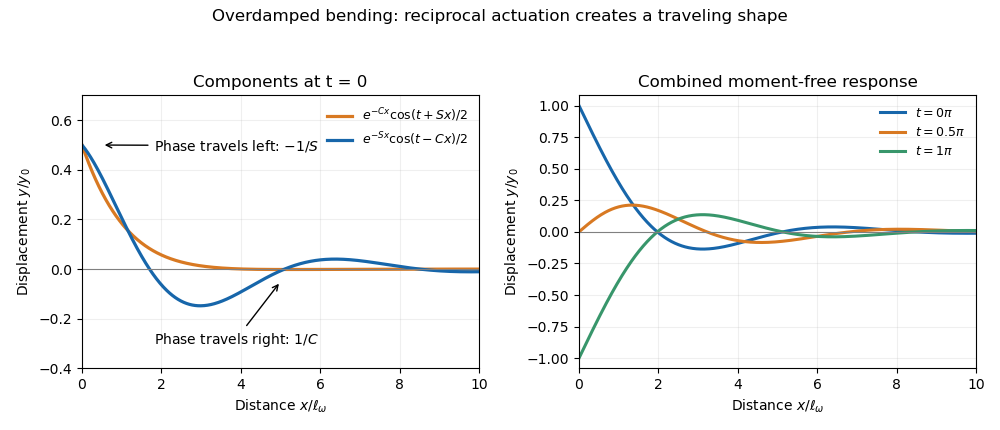

Python code for this plot:
"""Driven, moment-free filament and its two damped waves; write PNG to cwd."""
from pathlib import Path

import matplotlib.pyplot as plt
import numpy as np


def main():
    c, s = np.cos(np.pi/8), np.sin(np.pi/8)
    x = np.linspace(0, 10, 700)
    fig, axes = plt.subplots(1, 2, figsize=(10, 4.3), dpi=100, facecolor="white")
    w1 = .5*np.exp(-c*x)*np.cos(s*x)
    w2 = .5*np.exp(-s*x)*np.cos(-c*x)
    axes[0].plot(x, w1, lw=2.3, color="#d87922", label=r"$e^{-Cx}\cos(t+Sx)/2$")
    axes[0].plot(x, w2, lw=2.3, color="#1766aa", label=r"$e^{-Sx}\cos(t-Cx)/2$")
    axes[0].annotate(r"Phase travels left: $-1/S$", xy=(.5, .5), xytext=(1.8, .48),
                     arrowprops={"arrowstyle": "->"}, fontsize=10)
    axes[0].annotate(r"Phase travels right: $1/C$", xy=(5, -.05), xytext=(1.8, -.3),
                     arrowprops={"arrowstyle": "->"}, fontsize=10)
    axes[0].set(title="Components at t = 0", ylim=(-.4, .7))
    axes[0].legend(frameon=False, loc="upper right", fontsize=9)
    for phase, color in [(0, "#1766aa"), (np.pi/2, "#d87922"), (np.pi, "#38966b")]:
        y=.5*(np.exp(-c*x)*np.cos(phase+s*x)+np.exp(-s*x)*np.cos(phase-c*x))
        axes[1].plot(x, y, color=color, lw=2.2, label=rf"$t={phase/np.pi:g}\pi$")
    axes[1].set(title="Combined moment-free response", ylim=(-1.08, 1.08))
    axes[1].legend(frameon=False, fontsize=9)
    for ax in axes:
        ax.set(xlim=(0, 10), xlabel=r"Distance $x/\ell_\omega$", ylabel=r"Displacement $y/y_0$")
        ax.axhline(0, lw=.8, color="0.5")
        ax.grid(alpha=.2)
    fig.suptitle("Overdamped bending: reciprocal actuation creates a traveling shape", fontsize=12)
    fig.tight_layout(rect=(0, 0, 1, .93))
    fig.savefig(Path.cwd()/Path(__file__).with_suffix(".png").name,
                dpi=100, facecolor="white", transparent=False)
    plt.close(fig)


if __name__ == "__main__":
    main()
